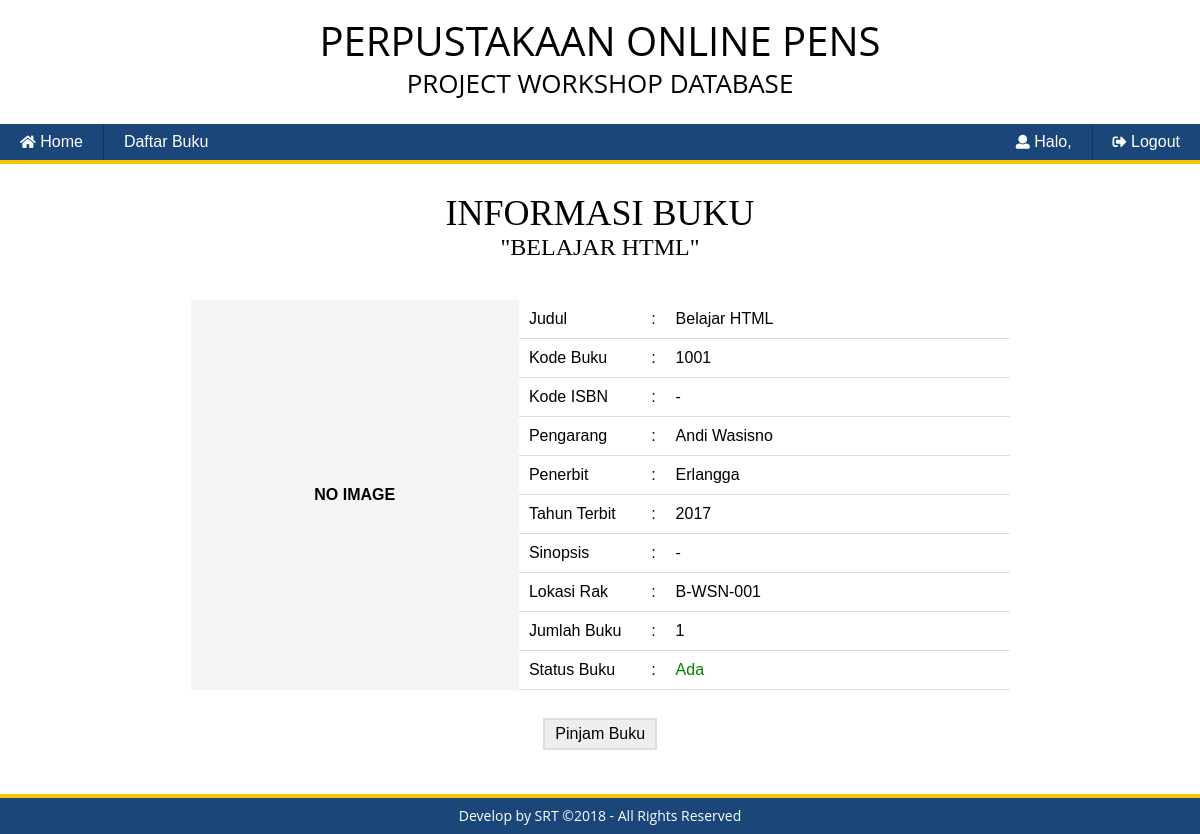
/member/index.php?page=buku&action=detail&id=1001, run on the app's committed database.
### tables this page shows
CREATE TABLE `buku` (
  `id` int(6) NOT NULL,
  `judul` varchar(50) NOT NULL,
  `pengarang` varchar(30) NOT NULL,
  `penerbit` varchar(50) NOT NULL,
  `lokasi` varchar(10) NOT NULL,
  `tahun` varchar(4) NOT NULL,
  `jumlah` int(2) NOT NULL
);

### src/member/page/buku/informasi_buku.php (the view, shortened to what this page needs)
<?php
	$id 	= @$_GET['id'];
	$sql 	= $koneksi->query("SELECT * FROM buku WHERE id='$id'");
	$tampil = $sql->fetch_assoc();
?>
<div class="container">
	<div class="row">
		<h1 style="text-transform: uppercase; margin: 10px 0 0 0; font-family: Verdana">Informasi Buku<br><h1 style="text-transform: uppercase; margin: 0; font-family: Verdana; font-size: 24px">"<?= $tampil['judul']; ?>"</h1></h1><br><br>
		<form method="post">
		<table cellspacing="0" width="70%" align="center" style="text-align: left">
			<tr class="baris-data" style="border-top: 0">
				<td rowspan="10" style="background-color: #f4f4f4; text-align: center; width: 40%; border: 1px solid #f4f4f4; font-weight: 600">NO IMAGE</td>
				<td style="width: 15%">Judul</td>
				<td style="width: 10px">:</td>
				<td><?= $tampil['judul']; ?></td>
			</tr>
			<tr class="baris-data">
				<td style="width: 15%">Kode Buku</td>
				<td style="width: 10px">:</td>
				<td><?= $tampil['id']; ?></td>
			</tr>
			<tr class="baris-data">
				<td style="width: 15%">Kode ISBN</td>
				<td style="width: 10px">:</td>
				<td>-</td>
			</tr>
			<tr class="baris-data">
				<td style="width: 15%">Pengarang</td>
				<td style="width: 10px">:</td>
				<td><?= $tampil['pengarang']; ?></td>
			</tr>
			<tr class="baris-data">
				<td style="width: 15%">Penerbit</td>
				<td style="width: 10px">:</td>
				<td><?= $tampil['penerbit']; ?></td>
			</tr>
			<tr class="baris-data">
				<td style="width: 15%">Tahun Terbit</td>
				<td style="width: 10px">:</td>
				<td><?= $tampil['tahun']; ?></td>
			</tr>
			<tr class="baris-data">
				<td style="width: 15%">Sinopsis</td>
				<td style="width: 10px">:</td>
				<td>-</td>
			</tr>
			<tr class="baris-data">
				<td style="width: 15%">Lokasi Rak</td>
				<td style="width: 10px">:</td>
				<td><?= $tampil['lokasi']; ?></td>
			</tr>
			<tr class="baris-data">
				<td style="width: 15%">Jumlah Buku</td>
				<td style="width: 10px">:</td>
				<td><?= $tampil['jumlah']; ?></td>
			</tr>
			<tr class="baris-data">
				<td style="width: 15%">Status Buku</td>
				<td style="width: 10px">:</td>
				<td>
					<?php
					if($tampil['jumlah'] > 0)
						echo '<div style="color: green">Ada</div>';
					else
						echo '<div style="color: red">Dipinjam</div>';
					?>
				</td>
			</tr>
			<tr>
				<td colspan="4" style="text-align: center">
				<?php
					if($tampil['jumlah'] > 0){
				?>
				<br>
				<input class="btn-edit" type="submit" value="Pinjam Buku" name="pinjam" title="Mau Pinjam Buku?" />
				<?php
					}
				?>
				</td>
			</tr>
		</table>
		</form>
	</div>
</div>

### src/css/style.css (style rules this page uses)
.body { background: #50504F url(../assets/gbck.gif); font-family: "Helvetica Neue", Helvetica, Arial, sans-serif; font-size: 14px; line-height: 1.42857143; color: #000; background-color: #fff; margin: 0; }
.btn-edit { padding: 5px 10px; border: 2px solid #ddd; background-color: #eee; }
table { border-collapse: collapse;text-align: center;font-family: Arial }
td { padding: 10px }
.baris-data { border-bottom: 1px solid #ddd; border-top: 1px solid #ddd; color: #000; padding: 10px; vertical-align: middle }

### data on the page
buku: judul "BELAJAR HTML", judul "Belajar HTML", id "1001", pengarang "Andi Wasisno", penerbit "Erlangga", tahun "2017", lokasi "B-WSN-001", jumlah "1"
